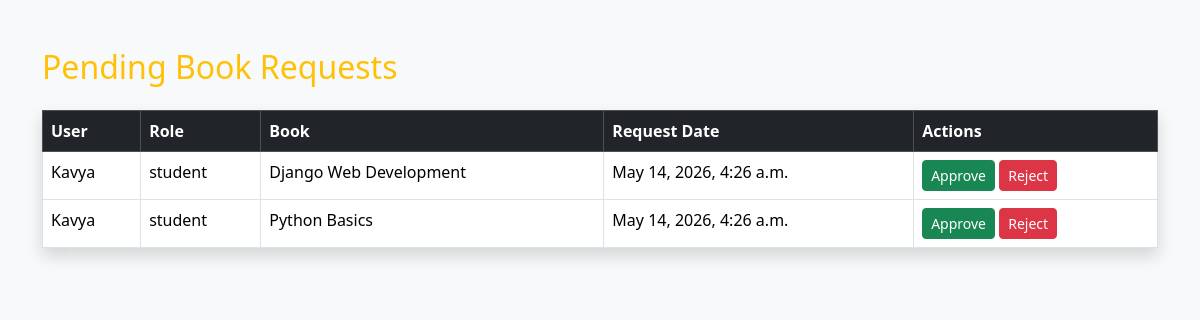
Page /librarian/pending/ (signed in) on the earlier database version.
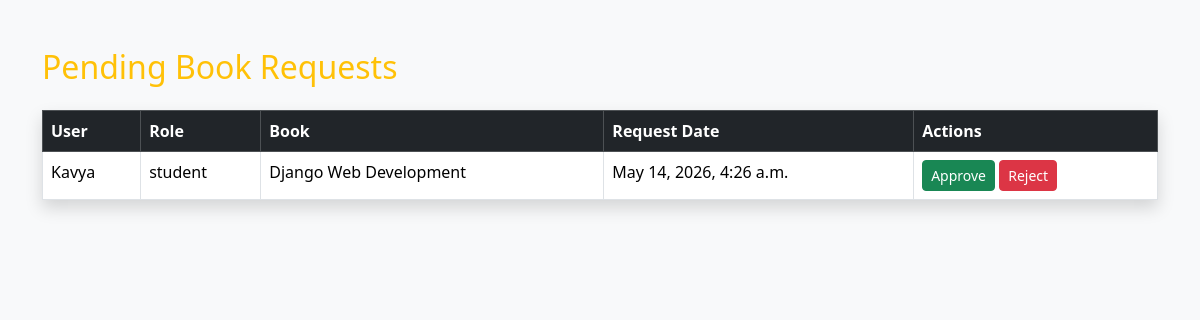
Same page on the later database version.
### issue/models.py (models this page shows, shortened)
class IssueBook(models.Model):
    STATUS_CHOICES = [
        ('pending', 'Pending'),
        ('approved', 'Approved'),
        ('rejected', 'Rejected'),
        ('returned', 'Returned'),
    ]
    user = models.ForeignKey(
        settings.AUTH_USER_MODEL,
        on_delete=models.CASCADE
    )
    book = models.ForeignKey(
        Book,
        on_delete=models.CASCADE
    )
    request_date = models.DateTimeField(
        auto_now_add=True
    )
    issue_date = models.DateField(
        null=True,
        blank=True
    )
    due_date = models.DateField(
        null=True,
        blank=True
    )
    status = models.CharField(
        max_length=20,
        choices=STATUS_CHOICES,
        default='pending'
    )

### accounts/models.py (models this page shows, shortened)
class CustomUser(AbstractUser):
    ROLE_CHOICES = (
        ('student', 'Student'),
        ('teacher', 'Teacher'),
        ('librarian', 'Librarian'),
    )
    role = models.CharField(max_length=20, choices=ROLE_CHOICES)

### books/models.py (models this page shows, shortened)
class Book(models.Model):
    title = models.CharField(max_length=200)
    author = models.CharField(max_length=150)
    isbn = models.CharField(max_length=20, unique=True)
    category = models.ForeignKey(Category, on_delete=models.CASCADE)
    quantity = models.PositiveIntegerField(default=1)
    available = models.PositiveIntegerField(default=1)
    description = models.TextField(blank=True, null=True)
    added_on = models.DateTimeField(auto_now_add=True)

### librarian/views.py (the view)
# urls.py: path('pending/',views.pending_requests,name='pending_requests'),
@login_required
def pending_requests(request):
    requests = IssueBook.objects.filter(
        status='pending'
    ).order_by('-request_date')
    return render(
        request,
        'librarian/pending_requests.html',
        {'requests': requests}
    )

### librarian/templates/librarian/pending_requests.html (shortened to what this page needs)
<!DOCTYPE html>
<html lang="en">
<head>
    <link href="https://cdn.jsdelivr.net/npm/bootstrap@5.3.3/dist/css/bootstrap.min.css" rel="stylesheet">
</head>
<body class="bg-light">
<div class="container mt-5">
    <h2 class="text-warning mb-4">
        Pending Book Requests
    </h2>
    <table class="table table-bordered table-hover shadow">
        <thead class="table-dark">
            <tr>
                <th>User</th>
                <th>Role</th>
                <th>Book</th>
                <th>Request Date</th>
                <th>Actions</th>
            </tr>
        </thead>
        <tbody>
            {% for req in requests %}
            <tr>
                <td>{{ req.user.username }}</td>
                <td>{{ req.user.role }}</td>
                <td>{{ req.book.title }}</td>
                <td>{{ req.request_date }}</td>
                <td>
                    <a href="/librarian/approve/{{ req.id }}/"
                       class="btn btn-success btn-sm">
                       Approve
                    </a>
                    <a href="/librarian/reject/{{ req.id }}/"
                       class="btn btn-danger btn-sm">
                       Reject
                    </a>
                </td>
            </tr>
            {% empty %}
            <tr>
                <td colspan="5" class="text-center">
                    No pending requests
                </td>
            </tr>
            {% endfor %}
        </tbody>
    </table>
</div>
</body>
</html>

Differences in the rows shown:
removed IssueBook: user.username "Kavya", user.role "student", book "Python Basics", request_date "May 14, 2026, 4:26 a.m."
